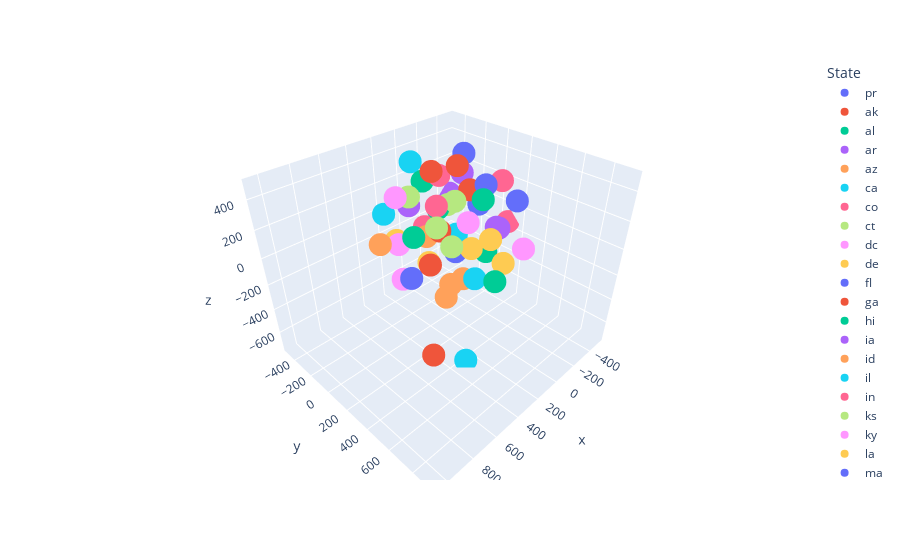

This figure's notebook cell:
### Code cell
import plotly.express as px

fig = px.scatter_3d(finalDf, x='x', y='y', z='z',
              color='State')
fig.show()

### Figure 1 — Plotly figure (JSON) as saved in the notebook; plotly's stock layout.template omitted (floating-point values rounded to 4 significant figures)
{"data": [{"hovertemplate": "State=pr<br>x=%{x}<br>y=%{y}<br>z=%{z}<extra></extra>", "legendgroup": "pr", "marker": {"color": "#636efa", "symbol": "circle"}, "mode": "markers", "name": "pr", "scene": "scene", "showlegend": true, "type": "scatter3d", "x": [-45.94], "y": [5.974], "z": [-225.9]}, {"hovertemplate": "State=ak<br>x=%{x}<br>y=%{y}<br>z=%{z}<extra></extra>", "legendgroup": "ak", "marker": {"color": "#EF553B", "symbol": "circle"}, "mode": "markers", "name": "ak", "scene": "scene", "showlegend": true, "type": "scatter3d", "x": [65.62], "y": [-112.4], "z": [379.3]}, {"hovertemplate": "State=al<br>x=%{x}<br>y=%{y}<br>z=%{z}<extra></extra>", "legendgroup": "al", "marker": {"color": "#00cc96", "symbol": "circle"}, "mode": "markers", "name": "al", "scene": "scene", "showlegend": true, "type": "scatter3d", "x": [-176.2], "y": [-466.5], "z": [113.4]}, {"hovertemplate": "State=ar<br>x=%{x}<br>y=%{y}<br>z=%{z}<extra></extra>", "legendgroup": "ar", "marker": {"color": "#ab63fa", "symbol": "circle"}, "mode": "markers", "name": "ar", "scene": "scene", "showlegend": true, "type": "scatter3d", "x": [31.6], "y": [-387.0], "z": [18.85]}, {"hovertemplate": "State=az<br>x=%{x}<br>y=%{y}<br>z=%{z}<extra></extra>", "legendgroup": "az", "marker": {"color": "#FFA15A", "symbol": "circle"}, "mode": "markers", "name": "az", "scene": "scene", "showlegend": true, "type": "scatter3d", "x": [-96.05], "y": [37.25], "z": [-470.7]}, {"hovertemplate": "State=ca<br>x=%{x}<br>y=%{y}<br>z=%{z}<extra></extra>", "legendgroup": "ca", "marker": {"color": "#19d3f3", "symbol": "circle"}, "mode": "markers", "name": "ca", "scene": "scene", "showlegend": true, "type": "scatter3d", "x": [301.5], "y": [445.3], "z": [-730.9]}, {"hovertemplate": "State=co<br>x=%{x}<br>y=%{y}<br>z=%{z}<extra></extra>", "legendgroup": "co", "marker": {"color": "#FF6692", "symbol": "circle"}, "mode": "markers", "name": "co", "scene": "scene", "showlegend": true, "type": "scatter3d", "x": [-510.0], "y": [91.49], "z": [-135.7]}, {"hovertemplate": "State=ct<br>x=%{x}<br>y=%{y}<br>z=%{z}<extra></extra>", "legendgroup": "ct", "marker": {"color": "#B6E880", "symbol": "circle"}, "mode": "markers", "name": "ct", "scene": "scene", "showlegend": true, "type": "scatter3d", "x": [172.2], "y": [-219.8], "z": [198.8]}, {"hovertemplate": "State=dc<br>x=%{x}<br>y=%{y}<br>z=%{z}<extra></extra>", "legendgroup": "dc", "marker": {"color": "#FF97FF", "symbol": "circle"}, "mode": "markers", "name": "dc", "scene": "scene", "showlegend": true, "type": "scatter3d", "x": [-138.4], "y": [33.25], "z": [-17.81]}, {"hovertemplate": "State=de<br>x=%{x}<br>y=%{y}<br>z=%{z}<extra></extra>", "legendgroup": "de", "marker": {"color": "#FECB52", "symbol": "circle"}, "mode": "markers", "name": "de", "scene": "scene", "showlegend": true, "type": "scatter3d", "x": [159.8], "y": [-389.6], "z": [-215.7]}, {"hovertemplate": "State=fl<br>x=%{x}<br>y=%{y}<br>z=%{z}<extra></extra>", "legendgroup": "fl", "marker": {"color": "#636efa", "symbol": "circle"}, "mode": "markers", "name": "fl", "scene": "scene", "showlegend": true, "type": "scatter3d", "x": [-206.1], "y": [-83.66], "z": [430.7]}, {"hovertemplate": "State=ga<br>x=%{x}<br>y=%{y}<br>z=%{z}<extra></extra>", "legendgroup": "ga", "marker": {"color": "#EF553B", "symbol": "circle"}, "mode": "markers", "name": "ga", "scene": "scene", "showlegend": true, "type": "scatter3d", "x": [63.33], "y": [114.4], "z": [488.3]}, {"hovertemplate": "State=hi<br>x=%{x}<br>y=%{y}<br>z=%{z}<extra></extra>", "legendgroup": "hi", "marker": {"color": "#00cc96", "symbol": "circle"}, "mode": "markers", "name": "hi", "scene": "scene", "showlegend": true, "type": "scatter3d", "x": [71.91], "y": [464.8], "z": [-185.5]}, {"hovertemplate": "State=ia<br>x=%{x}<br>y=%{y}<br>z=%{z}<extra></extra>", "legendgroup": "ia", "marker": {"color": "#ab63fa", "symbol": "circle"}, "mode": "markers", "name": "ia", "scene": "scene", "showlegend": true, "type": "scatter3d", "x": [-302.9], "y": [173.8], "z": [-70.93]}, {"hovertemplate": "State=id<br>x=%{x}<br>y=%{y}<br>z=%{z}<extra></extra>", "legendgroup": "id", "marker": {"color": "#FFA15A", "symbol": "circle"}, "mode": "markers", "name": "id", "scene": "scene", "showlegend": true, "type": "scatter3d", "x": [49.61], "y": [-188.2], "z": [-143.5]}, {"hovertemplate": "State=il<br>x=%{x}<br>y=%{y}<br>z=%{z}<extra></extra>", "legendgroup": "il", "marker": {"color": "#19d3f3", "symbol": "circle"}, "mode": "markers", "name": "il", "scene": "scene", "showlegend": true, "type": "scatter3d", "x": [276.2], "y": [-364.2], "z": [54.56]}, {"hovertemplate": "State=in<br>x=%{x}<br>y=%{y}<br>z=%{z}<extra></extra>", "legendgroup": "in", "marker": {"color": "#FF6692", "symbol": "circle"}, "mode": "markers", "name": "in", "scene": "scene", "showlegend": true, "type": "scatter3d", "x": [193.3], "y": [65.59], "z": [246.9]}, {"hovertemplate": "State=ks<br>x=%{x}<br>y=%{y}<br>z=%{z}<extra></extra>", "legendgroup": "ks", "marker": {"color": "#B6E880", "symbol": "circle"}, "mode": "markers", "name": "ks", "scene": "scene", "showlegend": true, "type": "scatter3d", "x": [-11.99], "y": [25.11], "z": [190.1]}, {"hovertemplate": "State=ky<br>x=%{x}<br>y=%{y}<br>z=%{z}<extra></extra>", "legendgroup": "ky", "marker": {"color": "#FF97FF", "symbol": "circle"}, "mode": "markers", "name": "ky", "scene": "scene", "showlegend": true, "type": "scatter3d", "x": [-178.5], "y": [482.4], "z": [-45.89]}, {"hovertemplate": "State=la<br>x=%{x}<br>y=%{y}<br>z=%{z}<extra></extra>", "legendgroup": "la", "marker": {"color": "#FECB52", "symbol": "circle"}, "mode": "markers", "name": "la", "scene": "scene", "showlegend": true, "type": "scatter3d", "x": [101.7], "y": [434.3], "z": [127.0]}, {"hovertemplate": "State=ma<br>x=%{x}<br>y=%{y}<br>z=%{z}<extra></extra>", "legendgroup": "ma", "marker": {"color": "#636efa", "symbol": "circle"}, "mode": "markers", "name": "ma", "scene": "scene", "showlegend": true, "type": "scatter3d", "x": [443.2], "y": [94.0], "z": [-159.9]}, {"hovertemplate": "State=md<br>x=%{x}<br>y=%{y}<br>z=%{z}<extra></extra>", "legendgroup": "md", "marker": {"color": "#EF553B", "symbol": "circle"}, "mode": "markers", "name": "md", "scene": "scene", "showlegend": true, "type": "scatter3d", "x": [209.6], "y": [18.24], "z": [-209.0]}, {"hovertemplate": "State=me<br>x=%{x}<br>y=%{y}<br>z=%{z}<extra></extra>", "legendgroup": "me", "marker": {"color": "#00cc96", "symbol": "circle"}, "mode": "markers", "name": "me", "scene": "scene", "showlegend": true, "type": "scatter3d", "x": [326.8], "y": [-4.528], "z": [48.69]}, {"hovertemplate": "State=mh<br>x=%{x}<br>y=%{y}<br>z=%{z}<extra></extra>", "legendgroup": "mh", "marker": {"color": "#ab63fa", "symbol": "circle"}, "mode": "markers", "name": "mh", "scene": "scene", "showlegend": true, "type": "scatter3d", "x": [-124.6], "y": [291.6], "z": [59.45]}, {"hovertemplate": "State=mi<br>x=%{x}<br>y=%{y}<br>z=%{z}<extra></extra>", "legendgroup": "mi", "marker": {"color": "#FFA15A", "symbol": "circle"}, "mode": "markers", "name": "mi", "scene": "scene", "showlegend": true, "type": "scatter3d", "x": [264.7], "y": [263.7], "z": [-211.4]}, {"hovertemplate": "State=mn<br>x=%{x}<br>y=%{y}<br>z=%{z}<extra></extra>", "legendgroup": "mn", "marker": {"color": "#19d3f3", "symbol": "circle"}, "mode": "markers", "name": "mn", "scene": "scene", "showlegend": true, "type": "scatter3d", "x": [-232.7], "y": [-166.5], "z": [-235.0]}, {"hovertemplate": "State=mo<br>x=%{x}<br>y=%{y}<br>z=%{z}<extra></extra>", "legendgroup": "mo", "marker": {"color": "#FF6692", "symbol": "circle"}, "mode": "markers", "name": "mo", "scene": "scene", "showlegend": true, "type": "scatter3d", "x": [-453.1], "y": [57.87], "z": [200.0]}, {"hovertemplate": "State=ms<br>x=%{x}<br>y=%{y}<br>z=%{z}<extra></extra>", "legendgroup": "ms", "marker": {"color": "#B6E880", "symbol": "circle"}, "mode": "markers", "name": "ms", "scene": "scene", "showlegend": true, "type": "scatter3d", "x": [365.0], "y": [242.8], "z": [237.4]}, {"hovertemplate": "State=mt<br>x=%{x}<br>y=%{y}<br>z=%{z}<extra></extra>", "legendgroup": "mt", "marker": {"color": "#FF97FF", "symbol": "circle"}, "mode": "markers", "name": "mt", "scene": "scene", "showlegend": true, "type": "scatter3d", "x": [299.2], "y": [-193.7], "z": [-101.4]}, {"hovertemplate": "State=nc<br>x=%{x}<br>y=%{y}<br>z=%{z}<extra></extra>", "legendgroup": "nc", "marker": {"color": "#FECB52", "symbol": "circle"}, "mode": "markers", "name": "nc", "scene": "scene", "showlegend": true, "type": "scatter3d", "x": [1.305], "y": [-220.4], "z": [-404.3]}, {"hovertemplate": "State=nd<br>x=%{x}<br>y=%{y}<br>z=%{z}<extra></extra>", "legendgroup": "nd", "marker": {"color": "#636efa", "symbol": "circle"}, "mode": "markers", "name": "nd", "scene": "scene", "showlegend": true, "type": "scatter3d", "x": [-334.8], "y": [286.0], "z": [169.5]}, {"hovertemplate": "State=ne<br>x=%{x}<br>y=%{y}<br>z=%{z}<extra></extra>", "legendgroup": "ne", "marker": {"color": "#EF553B", "symbol": "circle"}, "mode": "markers", "name": "ne", "scene": "scene", "showlegend": true, "type": "scatter3d", "x": [100.5], "y": [-1.209], "z": [1.993]}, {"hovertemplate": "State=nh<br>x=%{x}<br>y=%{y}<br>z=%{z}<extra></extra>", "legendgroup": "nh", "marker": {"color": "#00cc96", "symbol": "circle"}, "mode": "markers", "name": "nh", "scene": "scene", "showlegend": true, "type": "scatter3d", "x": [1.522], "y": [277.0], "z": [298.4]}, {"hovertemplate": "State=nj<br>x=%{x}<br>y=%{y}<br>z=%{z}<extra></extra>", "legendgroup": "nj", "marker": {"color": "#ab63fa", "symbol": "circle"}, "mode": "markers", "name": "nj", "scene": "scene", "showlegend": true, "type": "scatter3d", "x": [-389.1], "y": [-265.8], "z": [175.9]}, {"hovertemplate": "State=nm<br>x=%{x}<br>y=%{y}<br>z=%{z}<extra></extra>", "legendgroup": "nm", "marker": {"color": "#FFA15A", "symbol": "circle"}, "mode": "markers", "name": "nm", "scene": "scene", "showlegend": true, "type": "scatter3d", "x": [158.6], "y": [117.4], "z": [-455.6]}, {"hovertemplate": "State=nv<br>x=%{x}<br>y=%{y}<br>z=%{z}<extra></extra>", "legendgroup": "nv", "marker": {"color": "#19d3f3", "symbol": "circle"}, "mode": "markers", "name": "nv", "scene": "scene", "showlegend": true, "type": "scatter3d", "x": [-10.62], "y": [-399.6], "z": [334.6]}, {"hovertemplate": "State=ny<br>x=%{x}<br>y=%{y}<br>z=%{z}<extra></extra>", "legendgroup": "ny", "marker": {"color": "#FF6692", "symbol": "circle"}, "mode": "markers", "name": "ny", "scene": "scene", "showlegend": true, "type": "scatter3d", "x": [-128.8], "y": [-401.8], "z": [-225.2]}, {"hovertemplate": "State=oh<br>x=%{x}<br>y=%{y}<br>z=%{z}<extra></extra>", "legendgroup": "oh", "marker": {"color": "#B6E880", "symbol": "circle"}, "mode": "markers", "name": "oh", "scene": "scene", "showlegend": true, "type": "scatter3d", "x": [-247.7], "y": [-275.3], "z": [-34.65]}, {"hovertemplate": "State=ok<br>x=%{x}<br>y=%{y}<br>z=%{z}<extra></extra>", "legendgroup": "ok", "marker": {"color": "#FF97FF", "symbol": "circle"}, "mode": "markers", "name": "ok", "scene": "scene", "showlegend": true, "type": "scatter3d", "x": [368.9], "y": [-112.7], "z": [303.6]}, {"hovertemplate": "State=or<br>x=%{x}<br>y=%{y}<br>z=%{z}<extra></extra>", "legendgroup": "or", "marker": {"color": "#FECB52", "symbol": "circle"}, "mode": "markers", "name": "or", "scene": "scene", "showlegend": true, "type": "scatter3d", "x": [-211.7], "y": [303.6], "z": [-261.0]}, {"hovertemplate": "State=pa<br>x=%{x}<br>y=%{y}<br>z=%{z}<extra></extra>", "legendgroup": "pa", "marker": {"color": "#636efa", "symbol": "circle"}, "mode": "markers", "name": "pa", "scene": "scene", "showlegend": true, "type": "scatter3d", "x": [-409.3], "y": [-110.4], "z": [-29.92]}, {"hovertemplate": "State=ri<br>x=%{x}<br>y=%{y}<br>z=%{z}<extra></extra>", "legendgroup": "ri", "marker": {"color": "#EF553B", "symbol": "circle"}, "mode": "markers", "name": "ri", "scene": "scene", "showlegend": true, "type": "scatter3d", "x": [-256.0], "y": [-66.65], "z": [155.2]}, {"hovertemplate": "State=sc<br>x=%{x}<br>y=%{y}<br>z=%{z}<extra></extra>", "legendgroup": "sc", "marker": {"color": "#00cc96", "symbol": "circle"}, "mode": "markers", "name": "sc", "scene": "scene", "showlegend": true, "type": "scatter3d", "x": [-307.6], "y": [64.0], "z": [-318.6]}, {"hovertemplate": "State=sd<br>x=%{x}<br>y=%{y}<br>z=%{z}<extra></extra>", "legendgroup": "sd", "marker": {"color": "#ab63fa", "symbol": "circle"}, "mode": "markers", "name": "sd", "scene": "scene", "showlegend": true, "type": "scatter3d", "x": [-482.6], "y": [-488.6], "z": [-100.3]}, {"hovertemplate": "State=tn<br>x=%{x}<br>y=%{y}<br>z=%{z}<extra></extra>", "legendgroup": "tn", "marker": {"color": "#FFA15A", "symbol": "circle"}, "mode": "markers", "name": "tn", "scene": "scene", "showlegend": true, "type": "scatter3d", "x": [536.4], "y": [-78.28], "z": [56.56]}, {"hovertemplate": "State=tx<br>x=%{x}<br>y=%{y}<br>z=%{z}<extra></extra>", "legendgroup": "tx", "marker": {"color": "#19d3f3", "symbol": "circle"}, "mode": "markers", "name": "tx", "scene": "scene", "showlegend": true, "type": "scatter3d", "x": [-7.893], "y": [226.6], "z": [-327.2]}, {"hovertemplate": "State=ut<br>x=%{x}<br>y=%{y}<br>z=%{z}<extra></extra>", "legendgroup": "ut", "marker": {"color": "#FF6692", "symbol": "circle"}, "mode": "markers", "name": "ut", "scene": "scene", "showlegend": true, "type": "scatter3d", "x": [-122.5], "y": [-236.2], "z": [250.8]}, {"hovertemplate": "State=va<br>x=%{x}<br>y=%{y}<br>z=%{z}<extra></extra>", "legendgroup": "va", "marker": {"color": "#B6E880", "symbol": "circle"}, "mode": "markers", "name": "va", "scene": "scene", "showlegend": true, "type": "scatter3d", "x": [220.9], "y": [226.7], "z": [35.73]}, {"hovertemplate": "State=vt<br>x=%{x}<br>y=%{y}<br>z=%{z}<extra></extra>", "legendgroup": "vt", "marker": {"color": "#FF97FF", "symbol": "circle"}, "mode": "markers", "name": "vt", "scene": "scene", "showlegend": true, "type": "scatter3d", "x": [316.7], "y": [-146.6], "z": [-356.6]}, {"hovertemplate": "State=wa<br>x=%{x}<br>y=%{y}<br>z=%{z}<extra></extra>", "legendgroup": "wa", "marker": {"color": "#FECB52", "symbol": "circle"}, "mode": "markers", "name": "wa", "scene": "scene", "showlegend": true, "type": "scatter3d", "x": [13.19], "y": [204.4], "z": [-82.06]}, {"hovertemplate": "State=wi<br>x=%{x}<br>y=%{y}<br>z=%{z}<extra></extra>", "legendgroup": "wi", "marker": {"color": "#636efa", "symbol": "circle"}, "mode": "markers", "name": "wi", "scene": "scene", "showlegend": true, "type": "scatter3d", "x": [-194.5], "y": [129.3], "z": [280.2]}, {"hovertemplate": "State=wv<br>x=%{x}<br>y=%{y}<br>z=%{z}<extra></extra>", "legendgroup": "wv", "marker": {"color": "#EF553B", "symbol": "circle"}, "mode": "markers", "name": "wv", "scene": "scene", "showlegend": true, "type": "scatter3d", "x": [1047.0], "y": [927.0], "z": [177.7]}, {"hovertemplate": "State=wy<br>x=%{x}<br>y=%{y}<br>z=%{z}<extra></extra>", "legendgroup": "wy", "marker": {"color": "#00cc96", "symbol": "circle"}, "mode": "markers", "name": "wy", "scene": "scene", "showlegend": true, "type": "scatter3d", "x": [-40.18], "y": [-164.4], "z": [53.57]}], "layout": {"legend": {"title": {"text": "State"}, "tracegroupgap": 0}, "margin": {"t": 60}, "scene": {"domain": {"x": [0, 1], "y": [0, 1]}, "xaxis": {"title": {"text": "x"}}, "yaxis": {"title": {"text": "y"}}, "zaxis": {"title": {"text": "z"}}}}}
